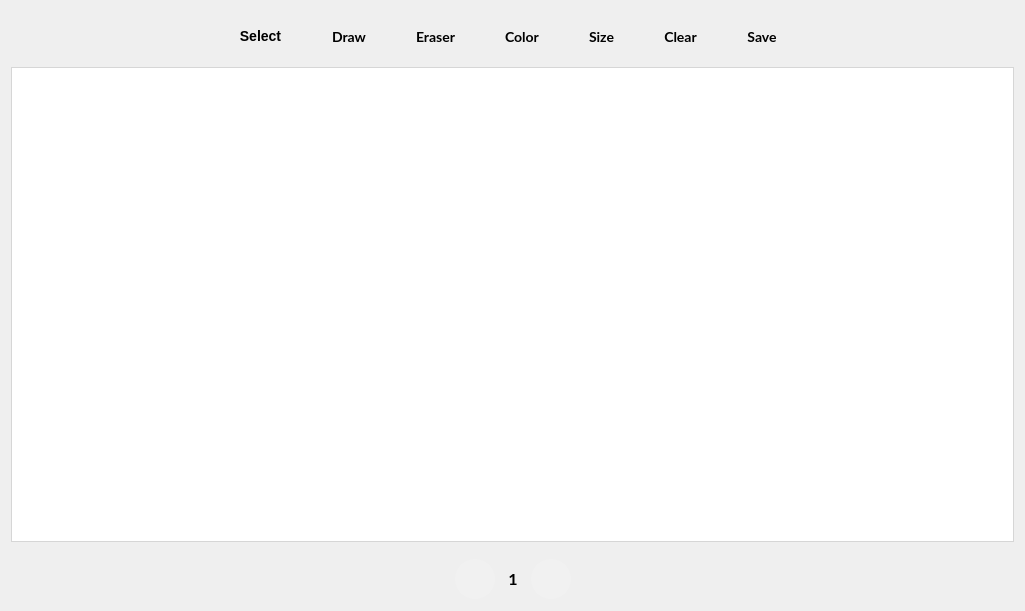
<?xml version="1.0" encoding="UTF-8"?>
<ui version="4.0">
 <class>MainWindow</class>
 <widget class="QMainWindow" name="MainWindow">
  <property name="geometry">
   <rect>
    <x>0</x>
    <y>0</y>
    <width>1025</width>
    <height>611</height>
   </rect>
  </property>
  <property name="sizePolicy">
   <sizepolicy hsizetype="Fixed" vsizetype="Fixed">
    <horstretch>0</horstretch>
    <verstretch>0</verstretch>
   </sizepolicy>
  </property>
  <property name="mouseTracking">
   <bool>false</bool>
  </property>
  <property name="focusPolicy">
   <enum>Qt::NoFocus</enum>
  </property>
  <property name="windowTitle">
   <string>MainWindow</string>
  </property>
  <property name="styleSheet">
   <string notr="true">font-family: 'Lato', sans-serif;</string>
  </property>
  <widget class="QWidget" name="centralWidget">
   <layout class="QVBoxLayout" name="verticalLayout">
    <item>
     <widget class="QGroupBox" name="headerGroupBox">
      <property name="sizePolicy">
       <sizepolicy hsizetype="Preferred" vsizetype="Fixed">
        <horstretch>0</horstretch>
        <verstretch>0</verstretch>
       </sizepolicy>
      </property>
      <property name="styleSheet">
       <string notr="true">QGroupBox {
border: none;
}

QPushButton, QToolButton {
padding: 4px 15px;
font-weight: bold;
font-size:14px;
border:none;
qproperty-iconSize: 24px;
cursor: pointer;
 }

QPushButton:hover, QToolButton:hover {
cursor: pointer;
border-radius: 5px;
background-color: #b3cccc;
}

QToolButton::menu-indicator { image: none; }
</string>
      </property>
      <layout class="QHBoxLayout" name="horizontalLayout" stretch="0,0,0,0,0,0,0,0,0">
       <property name="spacing">
        <number>10</number>
       </property>
       <property name="sizeConstraint">
        <enum>QLayout::SetMinAndMaxSize</enum>
       </property>
       <property name="leftMargin">
        <number>1</number>
       </property>
       <item>
        <spacer name="leftHorizontalSpacer">
         <property name="orientation">
          <enum>Qt::Horizontal</enum>
         </property>
         <property name="sizeHint" stdset="0">
          <size>
           <width>40</width>
           <height>20</height>
          </size>
         </property>
        </spacer>
       </item>
       <item>
        <widget class="QToolButton" name="selectButton">
         <property name="cursor">
          <cursorShape>PointingHandCursor</cursorShape>
         </property>
         <property name="toolTip">
          <string>Select objects</string>
         </property>
         <property name="text">
          <string>Select</string>
         </property>
         <property name="icon">
          <iconset resource="resources.qrc">
           <normaloff>:/icons/select.png</normaloff>:/icons/select.png</iconset>
         </property>
         <property name="toolButtonStyle">
          <enum>Qt::ToolButtonTextUnderIcon</enum>
         </property>
        </widget>
       </item>
       <item>
        <widget class="QToolButton" name="drawButton">
         <property name="font">
          <font>
           <family>Lato</family>
           <pointsize>-1</pointsize>
           <weight>75</weight>
           <bold>true</bold>
          </font>
         </property>
         <property name="cursor">
          <cursorShape>PointingHandCursor</cursorShape>
         </property>
         <property name="contextMenuPolicy">
          <enum>Qt::DefaultContextMenu</enum>
         </property>
         <property name="toolTip">
          <string>&lt;html&gt;&lt;head/&gt;&lt;body&gt;&lt;p&gt;Set draw type&lt;/p&gt;&lt;/body&gt;&lt;/html&gt;</string>
         </property>
         <property name="styleSheet">
          <string notr="true"/>
         </property>
         <property name="text">
          <string>Draw</string>
         </property>
         <property name="icon">
          <iconset resource="resources.qrc">
           <normaloff>:/icons/draw.png</normaloff>:/icons/draw.png</iconset>
         </property>
         <property name="iconSize">
          <size>
           <width>24</width>
           <height>24</height>
          </size>
         </property>
         <property name="popupMode">
          <enum>QToolButton::InstantPopup</enum>
         </property>
         <property name="toolButtonStyle">
          <enum>Qt::ToolButtonTextUnderIcon</enum>
         </property>
         <property name="arrowType">
          <enum>Qt::NoArrow</enum>
         </property>
        </widget>
       </item>
       <item>
        <widget class="QToolButton" name="eraserButton">
         <property name="enabled">
          <bool>true</bool>
         </property>
         <property name="font">
          <font>
           <family>Lato</family>
           <pointsize>-1</pointsize>
           <weight>75</weight>
           <bold>true</bold>
          </font>
         </property>
         <property name="cursor">
          <cursorShape>PointingHandCursor</cursorShape>
         </property>
         <property name="toolTip">
          <string>&lt;html&gt;&lt;head/&gt;&lt;body&gt;&lt;p&gt;Scene eraser&lt;/p&gt;&lt;/body&gt;&lt;/html&gt;</string>
         </property>
         <property name="styleSheet">
          <string notr="true"/>
         </property>
         <property name="text">
          <string>Eraser</string>
         </property>
         <property name="icon">
          <iconset resource="resources.qrc">
           <normaloff>:/icons/eraser.png</normaloff>:/icons/eraser.png</iconset>
         </property>
         <property name="iconSize">
          <size>
           <width>24</width>
           <height>24</height>
          </size>
         </property>
         <property name="checkable">
          <bool>false</bool>
         </property>
         <property name="toolButtonStyle">
          <enum>Qt::ToolButtonTextUnderIcon</enum>
         </property>
        </widget>
       </item>
       <item>
        <widget class="QToolButton" name="colorButton">
         <property name="font">
          <font>
           <family>Lato</family>
           <pointsize>-1</pointsize>
           <weight>75</weight>
           <bold>true</bold>
          </font>
         </property>
         <property name="cursor">
          <cursorShape>PointingHandCursor</cursorShape>
         </property>
         <property name="toolTip">
          <string>&lt;html&gt;&lt;head/&gt;&lt;body&gt;&lt;p&gt;Set line color&lt;/p&gt;&lt;/body&gt;&lt;/html&gt;</string>
         </property>
         <property name="text">
          <string>Color</string>
         </property>
         <property name="icon">
          <iconset resource="resources.qrc">
           <normaloff>:/icons/color.png</normaloff>:/icons/color.png</iconset>
         </property>
         <property name="iconSize">
          <size>
           <width>24</width>
           <height>24</height>
          </size>
         </property>
         <property name="popupMode">
          <enum>QToolButton::InstantPopup</enum>
         </property>
         <property name="toolButtonStyle">
          <enum>Qt::ToolButtonTextUnderIcon</enum>
         </property>
        </widget>
       </item>
       <item>
        <widget class="QToolButton" name="sizeButton">
         <property name="font">
          <font>
           <family>Lato</family>
           <pointsize>-1</pointsize>
           <weight>75</weight>
           <bold>true</bold>
          </font>
         </property>
         <property name="cursor">
          <cursorShape>PointingHandCursor</cursorShape>
         </property>
         <property name="toolTip">
          <string>&lt;html&gt;&lt;head/&gt;&lt;body&gt;&lt;p&gt;Set line weight&lt;/p&gt;&lt;/body&gt;&lt;/html&gt;</string>
         </property>
         <property name="text">
          <string>Size</string>
         </property>
         <property name="icon">
          <iconset resource="resources.qrc">
           <normaloff>:/icons/size.png</normaloff>:/icons/size.png</iconset>
         </property>
         <property name="iconSize">
          <size>
           <width>24</width>
           <height>24</height>
          </size>
         </property>
         <property name="popupMode">
          <enum>QToolButton::InstantPopup</enum>
         </property>
         <property name="toolButtonStyle">
          <enum>Qt::ToolButtonTextUnderIcon</enum>
         </property>
        </widget>
       </item>
       <item>
        <widget class="QToolButton" name="clearButton">
         <property name="sizePolicy">
          <sizepolicy hsizetype="Fixed" vsizetype="Fixed">
           <horstretch>0</horstretch>
           <verstretch>0</verstretch>
          </sizepolicy>
         </property>
         <property name="font">
          <font>
           <family>Lato</family>
           <pointsize>-1</pointsize>
           <weight>75</weight>
           <bold>true</bold>
          </font>
         </property>
         <property name="cursor">
          <cursorShape>PointingHandCursor</cursorShape>
         </property>
         <property name="toolTip">
          <string>&lt;html&gt;&lt;head/&gt;&lt;body&gt;&lt;p&gt;Clear current scene&lt;/p&gt;&lt;/body&gt;&lt;/html&gt;</string>
         </property>
         <property name="styleSheet">
          <string notr="true"/>
         </property>
         <property name="text">
          <string>Clear</string>
         </property>
         <property name="icon">
          <iconset resource="resources.qrc">
           <normaloff>:/icons/clear.png</normaloff>:/icons/clear.png</iconset>
         </property>
         <property name="iconSize">
          <size>
           <width>24</width>
           <height>24</height>
          </size>
         </property>
         <property name="toolButtonStyle">
          <enum>Qt::ToolButtonTextUnderIcon</enum>
         </property>
        </widget>
       </item>
       <item>
        <widget class="QToolButton" name="saveButton">
         <property name="font">
          <font>
           <family>Lato</family>
           <pointsize>-1</pointsize>
           <weight>75</weight>
           <bold>true</bold>
          </font>
         </property>
         <property name="cursor">
          <cursorShape>PointingHandCursor</cursorShape>
         </property>
         <property name="toolTip">
          <string>&lt;html&gt;&lt;head/&gt;&lt;body&gt;&lt;p&gt;Save current scene&lt;/p&gt;&lt;/body&gt;&lt;/html&gt;</string>
         </property>
         <property name="styleSheet">
          <string notr="true"/>
         </property>
         <property name="text">
          <string>Save</string>
         </property>
         <property name="icon">
          <iconset resource="resources.qrc">
           <normaloff>:/icons/save.png</normaloff>:/icons/save.png</iconset>
         </property>
         <property name="iconSize">
          <size>
           <width>24</width>
           <height>24</height>
          </size>
         </property>
         <property name="popupMode">
          <enum>QToolButton::InstantPopup</enum>
         </property>
         <property name="toolButtonStyle">
          <enum>Qt::ToolButtonTextUnderIcon</enum>
         </property>
         <property name="autoRaise">
          <bool>true</bool>
         </property>
         <property name="arrowType">
          <enum>Qt::NoArrow</enum>
         </property>
        </widget>
       </item>
       <item>
        <spacer name="rightHorizontalSpacer">
         <property name="orientation">
          <enum>Qt::Horizontal</enum>
         </property>
         <property name="sizeHint" stdset="0">
          <size>
           <width>40</width>
           <height>20</height>
          </size>
         </property>
        </spacer>
       </item>
      </layout>
     </widget>
    </item>
    <item>
     <widget class="QGraphicsView" name="graphicsView">
      <property name="enabled">
       <bool>true</bool>
      </property>
      <property name="sizePolicy">
       <sizepolicy hsizetype="Preferred" vsizetype="Preferred">
        <horstretch>0</horstretch>
        <verstretch>0</verstretch>
       </sizepolicy>
      </property>
      <property name="cursor" stdset="0">
       <cursorShape>BlankCursor</cursorShape>
      </property>
      <property name="mouseTracking">
       <bool>false</bool>
      </property>
      <property name="layoutDirection">
       <enum>Qt::LeftToRight</enum>
      </property>
      <property name="autoFillBackground">
       <bool>false</bool>
      </property>
      <property name="styleSheet">
       <string notr="true">QGraphicsView {
border: 1px solid #D6d6d6; 
}</string>
      </property>
      <property name="verticalScrollBarPolicy">
       <enum>Qt::ScrollBarAlwaysOff</enum>
      </property>
      <property name="horizontalScrollBarPolicy">
       <enum>Qt::ScrollBarAlwaysOff</enum>
      </property>
      <property name="sizeAdjustPolicy">
       <enum>QAbstractScrollArea::AdjustToContents</enum>
      </property>
      <property name="resizeAnchor">
       <enum>QGraphicsView::NoAnchor</enum>
      </property>
     </widget>
    </item>
    <item>
     <widget class="QGroupBox" name="footerGroupBox">
      <property name="sizePolicy">
       <sizepolicy hsizetype="Preferred" vsizetype="Fixed">
        <horstretch>0</horstretch>
        <verstretch>0</verstretch>
       </sizepolicy>
      </property>
      <property name="styleSheet">
       <string notr="true">QGroupBox {
border: none;
}

QPushButton, QToolButton { 
font-weight: bold;
font-size:14px;
border:none;
qproperty-iconSize: 24px;
width:50px;
height:50px;
cursor: pointer;
border-radius: 20px;
background-color: #f1f1f1;
padding:5px;
 }

QPushButton:hover, QToolButton:hover {
cursor: pointer;

background-color: #b3cccc;
}

QToolButton::menu-indicator { image: none; }
</string>
      </property>
      <property name="alignment">
       <set>Qt::AlignCenter</set>
      </property>
      <layout class="QHBoxLayout" name="horizontalLayout_2">
       <property name="sizeConstraint">
        <enum>QLayout::SetDefaultConstraint</enum>
       </property>
       <property name="bottomMargin">
        <number>1</number>
       </property>
       <item>
        <spacer name="horizontalSpacer">
         <property name="orientation">
          <enum>Qt::Horizontal</enum>
         </property>
         <property name="sizeHint" stdset="0">
          <size>
           <width>40</width>
           <height>20</height>
          </size>
         </property>
        </spacer>
       </item>
       <item>
        <widget class="QPushButton" name="previousSceneButton">
         <property name="sizePolicy">
          <sizepolicy hsizetype="Fixed" vsizetype="Fixed">
           <horstretch>0</horstretch>
           <verstretch>0</verstretch>
          </sizepolicy>
         </property>
         <property name="maximumSize">
          <size>
           <width>40</width>
           <height>40</height>
          </size>
         </property>
         <property name="palette">
          <palette>
           <active>
            <colorrole role="Button">
             <brush brushstyle="SolidPattern">
              <color alpha="255">
               <red>241</red>
               <green>241</green>
               <blue>241</blue>
              </color>
             </brush>
            </colorrole>
            <colorrole role="Base">
             <brush brushstyle="SolidPattern">
              <color alpha="255">
               <red>241</red>
               <green>241</green>
               <blue>241</blue>
              </color>
             </brush>
            </colorrole>
            <colorrole role="Window">
             <brush brushstyle="SolidPattern">
              <color alpha="255">
               <red>241</red>
               <green>241</green>
               <blue>241</blue>
              </color>
             </brush>
            </colorrole>
           </active>
           <inactive>
            <colorrole role="Button">
             <brush brushstyle="SolidPattern">
              <color alpha="255">
               <red>241</red>
               <green>241</green>
               <blue>241</blue>
              </color>
             </brush>
            </colorrole>
            <colorrole role="Base">
             <brush brushstyle="SolidPattern">
              <color alpha="255">
               <red>241</red>
               <green>241</green>
               <blue>241</blue>
              </color>
             </brush>
            </colorrole>
            <colorrole role="Window">
             <brush brushstyle="SolidPattern">
              <color alpha="255">
               <red>241</red>
               <green>241</green>
               <blue>241</blue>
              </color>
             </brush>
            </colorrole>
           </inactive>
           <disabled>
            <colorrole role="Button">
             <brush brushstyle="SolidPattern">
              <color alpha="255">
               <red>241</red>
               <green>241</green>
               <blue>241</blue>
              </color>
             </brush>
            </colorrole>
            <colorrole role="Base">
             <brush brushstyle="SolidPattern">
              <color alpha="255">
               <red>241</red>
               <green>241</green>
               <blue>241</blue>
              </color>
             </brush>
            </colorrole>
            <colorrole role="Window">
             <brush brushstyle="SolidPattern">
              <color alpha="255">
               <red>241</red>
               <green>241</green>
               <blue>241</blue>
              </color>
             </brush>
            </colorrole>
           </disabled>
          </palette>
         </property>
         <property name="cursor">
          <cursorShape>PointingHandCursor</cursorShape>
         </property>
         <property name="tabletTracking">
          <bool>false</bool>
         </property>
         <property name="toolTip">
          <string>&lt;html&gt;&lt;head/&gt;&lt;body&gt;&lt;p&gt;Go to the previous scene&lt;/p&gt;&lt;/body&gt;&lt;/html&gt;</string>
         </property>
         <property name="layoutDirection">
          <enum>Qt::LeftToRight</enum>
         </property>
         <property name="styleSheet">
          <string notr="true"/>
         </property>
         <property name="text">
          <string/>
         </property>
         <property name="icon">
          <iconset resource="resources.qrc">
           <normaloff>:/icons/arrow_back.png</normaloff>:/icons/arrow_back.png</iconset>
         </property>
         <property name="iconSize">
          <size>
           <width>24</width>
           <height>24</height>
          </size>
         </property>
         <property name="default">
          <bool>false</bool>
         </property>
        </widget>
       </item>
       <item>
        <widget class="QLabel" name="sceneLabel">
         <property name="sizePolicy">
          <sizepolicy hsizetype="Fixed" vsizetype="Fixed">
           <horstretch>0</horstretch>
           <verstretch>0</verstretch>
          </sizepolicy>
         </property>
         <property name="minimumSize">
          <size>
           <width>24</width>
           <height>24</height>
          </size>
         </property>
         <property name="maximumSize">
          <size>
           <width>50</width>
           <height>24</height>
          </size>
         </property>
         <property name="font">
          <font>
           <family>Lato</family>
           <pointsize>12</pointsize>
           <weight>75</weight>
           <bold>true</bold>
          </font>
         </property>
         <property name="layoutDirection">
          <enum>Qt::LeftToRight</enum>
         </property>
         <property name="text">
          <string>1</string>
         </property>
         <property name="alignment">
          <set>Qt::AlignCenter</set>
         </property>
        </widget>
       </item>
       <item>
        <widget class="QPushButton" name="nextSceneButton">
         <property name="sizePolicy">
          <sizepolicy hsizetype="Fixed" vsizetype="Fixed">
           <horstretch>0</horstretch>
           <verstretch>0</verstretch>
          </sizepolicy>
         </property>
         <property name="maximumSize">
          <size>
           <width>40</width>
           <height>40</height>
          </size>
         </property>
         <property name="sizeIncrement">
          <size>
           <width>0</width>
           <height>0</height>
          </size>
         </property>
         <property name="cursor">
          <cursorShape>PointingHandCursor</cursorShape>
         </property>
         <property name="toolTip">
          <string>&lt;html&gt;&lt;head/&gt;&lt;body&gt;&lt;p&gt;Go to the next scene&lt;/p&gt;&lt;/body&gt;&lt;/html&gt;</string>
         </property>
         <property name="layoutDirection">
          <enum>Qt::LeftToRight</enum>
         </property>
         <property name="styleSheet">
          <string notr="true"/>
         </property>
         <property name="text">
          <string/>
         </property>
         <property name="icon">
          <iconset resource="resources.qrc">
           <normaloff>:/icons/arrow_forward.png</normaloff>:/icons/arrow_forward.png</iconset>
         </property>
         <property name="iconSize">
          <size>
           <width>24</width>
           <height>24</height>
          </size>
         </property>
        </widget>
       </item>
       <item>
        <spacer name="horizontalSpacer_2">
         <property name="orientation">
          <enum>Qt::Horizontal</enum>
         </property>
         <property name="sizeHint" stdset="0">
          <size>
           <width>40</width>
           <height>20</height>
          </size>
         </property>
        </spacer>
       </item>
      </layout>
     </widget>
    </item>
   </layout>
  </widget>
  <widget class="QMenuBar" name="menuBar">
   <property name="geometry">
    <rect>
     <x>0</x>
     <y>0</y>
     <width>1025</width>
     <height>19</height>
    </rect>
   </property>
  </widget>
 </widget>
 <layoutdefault spacing="6" margin="11"/>
 <resources>
  <include location="resources.qrc"/>
 </resources>
 <connections/>
</ui>
